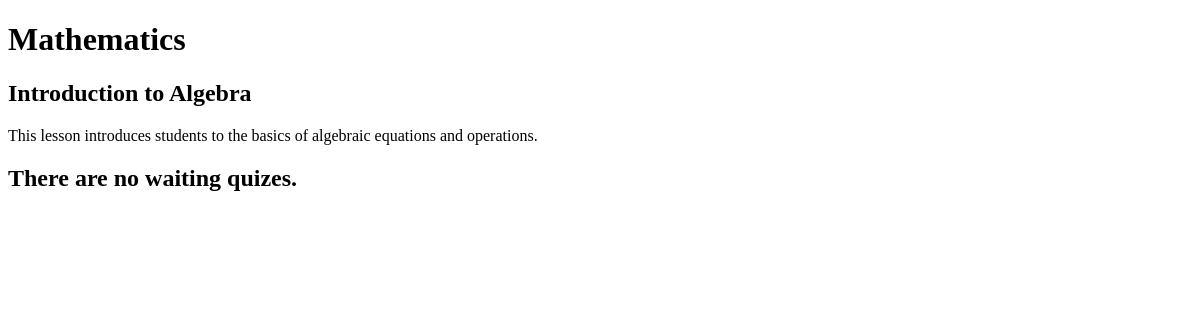
The app's page /courses/lesson/1/, older data.
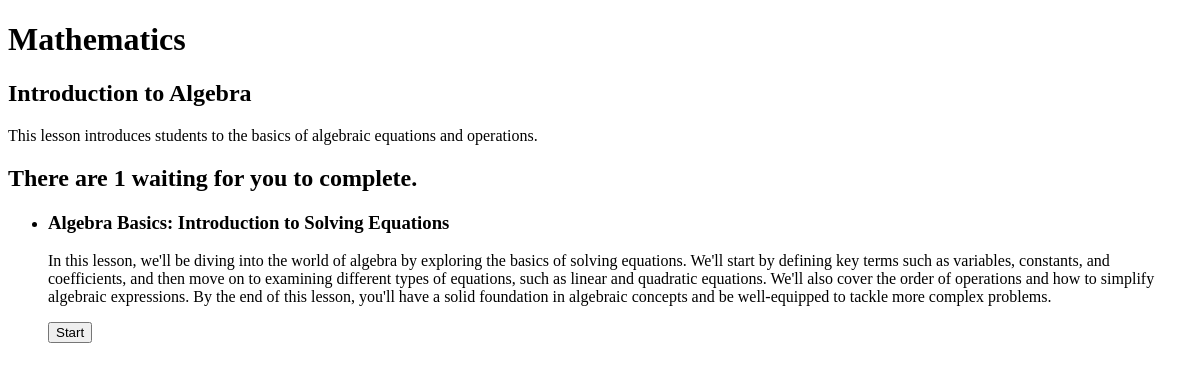
The same page, newer data.
### courseplatform/models.py (models this page shows, shortened)
class BaseModel(models.Model):
    created_at = models.DateTimeField(auto_now_add=True)
    updated_at = models.DateTimeField(auto_now=True)
    class Meta:
        abstract = True

class Quiz(BaseModel):
    title = models.CharField(max_length=255)
    description = models.TextField()
    lesson = models.ForeignKey(Lesson, on_delete=models.CASCADE)

### courseplatform/views.py (the view)
# urls.py: path('courses/lesson/<int:pk>/',views.LessonsPreview, name='lesson_preview'),
def LessonsPreview(request,pk):
    lesson = get_object_or_404(Lesson, pk=pk)
    quizes = Quiz.objects.filter(lesson = lesson)
    total_quizes = quizes.count()
    context = {
        'lesson' : lesson,
        'quizes' :quizes,
        'total_quizes': total_quizes
    }
    return render(request,'lesson_preview.html',context)

### courseplatform/models.py (called while the page is built)
    @property
    def name(self):
        return self._name

### courseplatform/templates/lesson_preview.html (shortened to what this page needs)
<!DOCTYPE html>
<html>
<head>
</head>
<body>
	<h1>{{ lesson.course.name }}</h1>
	<h2>{{ lesson.title }}</h2>
	<p>{{ lesson.description }}</p>
    {% if total_quizes > 0 %}
    <h2>There are {{total_quizes}} waiting for you to complete.</h2>
    <ul>
        {% for quiz in quizes %}
        <li>
            <h3>{{quiz.title}}</h3>
            <p>{{quiz.description}}</p>
            <a href="{% url 'courseplatform:start_quiz' quiz.id %}">
                <button>Start</button>
            </a>
        </li>
        {% endfor %}
    </ul>
    {% else %}
    <h2>There are no waiting quizes.</h2>
    {% endif %}
</body>
</html>

Row changes from the older to the newer data that the page shows:
added Quiz: title "Algebra Basics: Introduction to Solving Equations", description "In this lesson, we'll be diving into the world of algebra by exploring the basics of solving equations. We'll start by defining key terms such as variables, constants, and coefficients, and then move on to examining different types of equations, such as linear and quadratic equations. We'll also cover the order of operations and how to simplify algebraic expressions. By the end of this lesson, you'll have a solid foundation in algebraic concepts and be well-equipped to tackle more complex problems."
Text that changed along with them:
{{ total_quizes }}: (not shown) → "1"
text no longer shown: "There are no waiting quizes."
text now shown: "There are waiting for you to complete."
